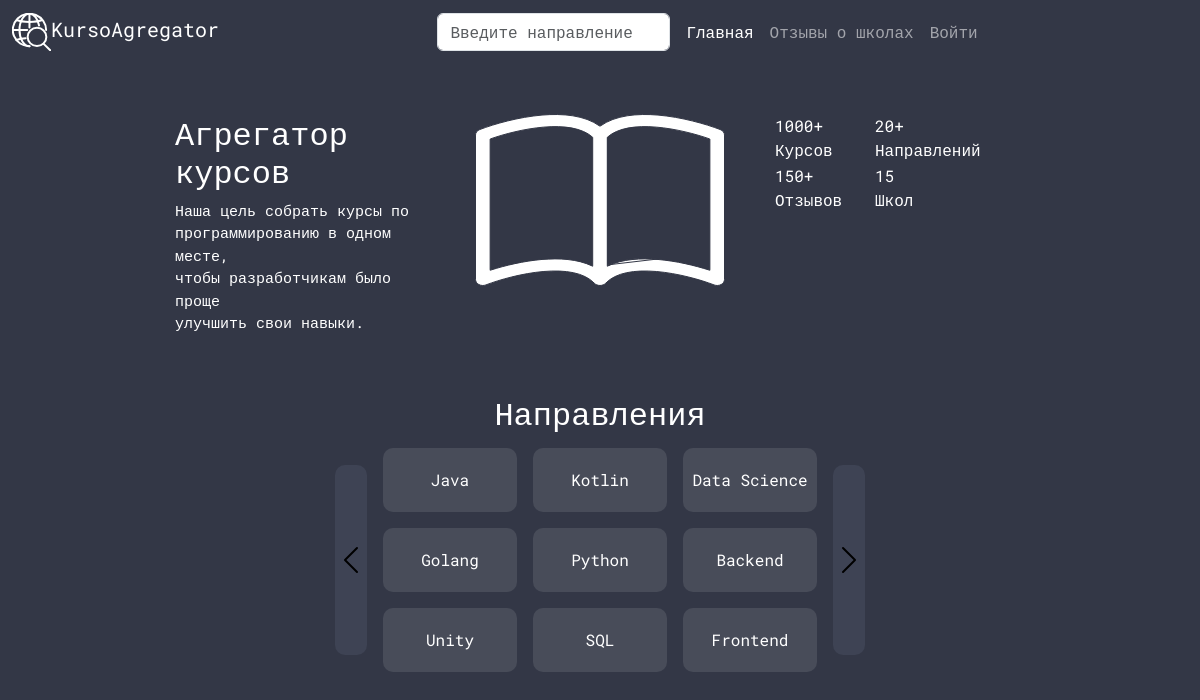
The page / on the database its author committed.
### app/models.py (models this page shows, shortened)
class Technology(db.Model):
    id = db.Column(db.Integer, primary_key=True)
    title = db.Column(db.String(128), nullable=False)

### app/main/routes.py (the view)
@bp.route('/', methods=['GET'])
def index():
    languages = [i.title for i in Technology.query.all()]
    languages = languages[0:9]
    return render_template('main/main.html', languages=languages)

### app/templates/main/main.html (shortened to what this page needs)
{% extends 'base.html' %}
{% block content %}
<link href="{{ url_for('static', filename='style/main.css', v=1) }} }}" rel="stylesheet">
<main>
    <div class="main">
        <div class="left">
            <h2 style="color: white">Агрегатор курсов</h2>
            <p>Наша цель собрать курсы по</p>
            <p>программированию в одном месте,</p>
            <p>чтобы разработчикам было проще</p>
            <p>улучшить свои навыки.</p>
        </div>
        <div class="center">
            <img src="{{ url_for('static', filename='icon/book.svg') }}" alt="Книга">
        </div>
        <div class="right">
            <p>1000+<br/>Курсов</p>
            <p>20+<br/>Направлений</p>
            <p>150+<br/>Отзывов</p>
            <p>15<br/>Школ</p>
        </div>
    </div>
    <div class="toggler">
        <h2>Направления</h2>
        <div class="grid">
            <a href="#" class="arrow_left"><img  src="{{ url_for('static', filename='icon/chevron-left.svg') }}" width="32" alt="Предыдущие категории"></a>
            <div class="grid_center">
                <div class="grid_dir">
                    {% for language in languages %}
                    <form action="{{ url_for('main.courses') }}" method="GET">
                        <button type="submit"> {{ language }}</button>
                    </form>
                    {% endfor %}
                </div>
            </div>
            <a href="#" class="arrow_right"><img src="{{ url_for('static', filename='icon/chevron-right.svg') }}" width="32" alt="Следующие категории"></a>
        </div>
    </div>
</main>
{% endblock %}

### app/static/style/base.css (style rules this page uses)
body { background-color: rgba(51, 55, 70, 1); font-family: 'Roboto Mono', monospace; }
* { color: white; }

### app/static/style/main.css (style rules this page uses)
.main { display: flex; justify-content: center; align-content: center; flex-wrap: wrap; margin-top: 50px; }
main { display: flex; justify-content: center; align-content: center; flex-wrap: wrap; flex-direction: column; }
.right { display: grid; grid-template-columns: 100px 100px; grid-template-rows: 50px 50px; margin-left: 50px; width: 250px; }
.left { margin-right: 50px; width: 250px; }
.left > p { margin-bottom: 0; font-size: 15px; }
.arrow_left, .arrow_right { display: flex; flex-direction: column; justify-content: center; margin: 25px 8px 25px 8px; background-color: rgba(62, 67, 84, 1); border-radius: 10px; }
.grid { display: flex; justify-content: center; }
.toggler { margin-top: 5%; display: flex; justify-content: center; flex-direction: column; align-content: center; }
.grid_center { display: flex; justify-content: center; }
.toggler h2 { display: flex; justify-content: center; }
.grid_dir { display: grid; grid-template-columns: 150px 150px 150px; grid-template-rows: 80px 80px 80px; text-align: center; }
.grid_dir form { display: flex; align-items: center; justify-content: center; background-color: rgba(72, 76, 89, 1); border-radius: 10px; margin: 8px; text-align: center; text-decoration: none; color: white; }
button, input[type="submit"], input[type="reset"] { background: none; color: inherit; border: none; padding: 0; font: inherit; cursor: pointer; outline: inherit; }

### rows shown on the page
Technology: title "Java"
Technology: title "Kotlin"
Technology: title "Data Science"
Technology: title "Golang"
Technology: title "Python"
Technology: title "Backend"
Technology: title "Unity"
Technology: title "SQL"
Technology: title "Frontend"
